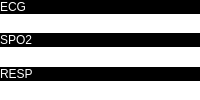
           <widget class="QWidget" name="widget_4" native="true">
            <property name="styleSheet">
             <string notr="true">background-color: rgb(85, 255, 127);</string>
            </property>
            <layout class="QVBoxLayout" name="verticalLayout_4" stretch="1,1,1">
             <property name="spacing">
              <number>0</number>
             </property>
             <property name="leftMargin">
              <number>0</number>
             </property>
             <property name="topMargin">
              <number>0</number>
             </property>
             <property name="rightMargin">
              <number>0</number>
             </property>
             <property name="bottomMargin">
              <number>0</number>
             </property>
             <item>
              <widget class="QWidget" name="widget_6" native="true">
               <property name="styleSheet">
                <string notr="true">background-color: rgb(255, 255, 255);</string>
               </property>
               <layout class="QVBoxLayout" name="verticalLayout_5" stretch="1,6">
                <property name="spacing">
                 <number>0</number>
                </property>
                <property name="leftMargin">
                 <number>0</number>
                </property>
                <property name="topMargin">
                 <number>0</number>
                </property>
                <property name="rightMargin">
                 <number>0</number>
                </property>
                <property name="bottomMargin">
                 <number>0</number>
                </property>
                <item>
                 <widget class="QLabel" name="label">
                  <property name="styleSheet">
                   <string notr="true">color: rgb(255, 255, 255);
background-color: rgb(0, 0, 0);</string>
                  </property>
                  <property name="text">
                   <string>ECG</string>
                  </property>
                 </widget>
                </item>
                <item>
                 <widget class="QWidget" name="Wavewidget" native="true">
                  <property name="styleSheet">
                   <string notr="true">background-color: rgb(255, 255, 255);</string>
                  </property>
                 </widget>
                </item>
               </layout>
              </widget>
             </item>
             <item>
              <widget class="QWidget" name="widget_7" native="true">
               <property name="styleSheet">
                <string notr="true">background-color: rgb(255, 255, 255);</string>
               </property>
               <layout class="QVBoxLayout" name="verticalLayout_6" stretch="1,6">
                <property name="spacing">
                 <number>0</number>
                </property>
                <property name="leftMargin">
                 <number>0</number>
                </property>
                <property name="topMargin">
                 <number>0</number>
                </property>
                <property name="rightMargin">
                 <number>0</number>
                </property>
                <property name="bottomMargin">
                 <number>0</number>
                </property>
                <item>
                 <widget class="QLabel" name="label_2">
                  <property name="styleSheet">
                   <string notr="true">color: rgb(255, 255, 255);
background-color: rgb(0, 0, 0);</string>
                  </property>
                  <property name="text">
                   <string>SPO2</string>
                  </property>
                 </widget>
                </item>
                <item>
                 <widget class="QWidget" name="Spo2widget" native="true">
                  <property name="styleSheet">
                   <string notr="true">background-color: rgb(255, 255, 255);</string>
                  </property>
                 </widget>
                </item>
               </layout>
              </widget>
             </item>
             <item>
              <widget class="QWidget" name="widget_8" native="true">
               <property name="styleSheet">
                <string notr="true">background-color: rgb(0, 0, 0);</string>
               </property>
               <layout class="QVBoxLayout" name="verticalLayout_7" stretch="1,6">
                <property name="spacing">
                 <number>0</number>
                </property>
                <property name="leftMargin">
                 <number>0</number>
                </property>
                <property name="topMargin">
                 <number>0</number>
                </property>
                <property name="rightMargin">
                 <number>0</number>
                </property>
                <property name="bottomMargin">
                 <number>0</number>
                </property>
                <item>
                 <widget class="QLabel" name="label_3">
                  <property name="styleSheet">
                   <string notr="true">color: rgb(255, 255, 255);</string>
                  </property>
                  <property name="text">
                   <string>RESP</string>
                  </property>
                 </widget>
                </item>
                <item>
                 <widget class="QWidget" name="Ibpwidget" native="true">
                  <property name="styleSheet">
                   <string notr="true">background-color: rgb(255, 255, 255);</string>
                  </property>
                 </widget>
                </item>
               </layout>
              </widget>
             </item>
            </layout>
           </widget>
